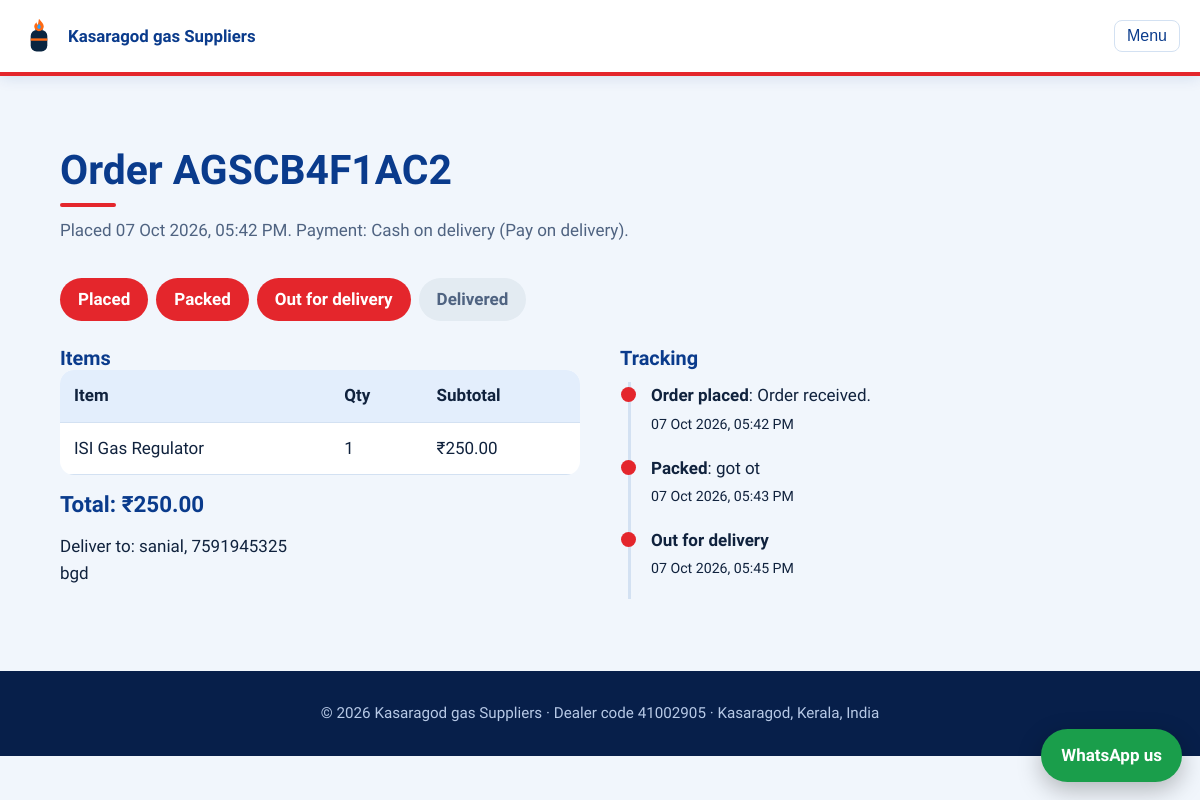
The app's page /shop/orders/AGSCB4F1AC2/ (signed in) with its own data.
### shop/models.py (models this page shows, shortened)
class Order(models.Model):
    STATUS = [("awaiting", "Awaiting payment"), ("placed", "Order placed"), ("packed", "Packed"),
              ("shipped", "Out for delivery"), ("delivered", "Delivered"), ("cancelled", "Cancelled")]
    METHODS = [("cod", "Cash on delivery"), ("online", "Online (Razorpay)")]
    PAYSTATUS = [("pending", "Pending"), ("paid", "Paid"), ("failed", "Failed"), ("cod", "Pay on delivery")]
    order_no = models.CharField(max_length=14, unique=True, editable=False, blank=True)
    user = models.ForeignKey(settings.AUTH_USER_MODEL, on_delete=models.CASCADE, related_name="shop_orders")
    name = models.CharField(max_length=80)
    phone = models.CharField(max_length=15)
    address = models.TextField()
    total = models.DecimalField(max_digits=10, decimal_places=2)
    payment_method = models.CharField(max_length=10, choices=METHODS, default="cod")
    payment_status = models.CharField(max_length=10, choices=PAYSTATUS, default="pending")
    status = models.CharField(max_length=12, choices=STATUS, default="awaiting")
    gateway_order_id = models.CharField(max_length=60, blank=True)
    gateway_payment_id = models.CharField(max_length=60, blank=True)
    confirmed = models.BooleanField(default=False)
    created = models.DateTimeField(auto_now_add=True)
    class Meta: ordering = ["-created"]

class OrderItem(models.Model):
    order = models.ForeignKey(Order, on_delete=models.CASCADE, related_name="items")
    product = models.ForeignKey(Product, on_delete=models.PROTECT)
    name = models.CharField(max_length=120)
    price = models.DecimalField(max_digits=8, decimal_places=2)
    qty = models.PositiveIntegerField()
    @property
    def subtotal(self): return self.price * self.qty

class TrackingEvent(models.Model):
    order = models.ForeignKey(Order, on_delete=models.CASCADE, related_name="events")
    status = models.CharField(max_length=12, choices=Order.STATUS)
    note = models.CharField(max_length=200, blank=True)
    created = models.DateTimeField(auto_now_add=True)
    class Meta: ordering = ["created"]

### shop/views.py (the view)
# urls.py: path("orders/<str:order_no>/", views.order_detail, name="order_detail"),
@login_required
def order_detail(request, order_no):
    o = get_object_or_404(Order, order_no=order_no)
    if o.user_id != request.user.id and role_of(request.user) not in ("staff", "manager"):
        raise PermissionDenied
    flow = [("placed", "Placed"), ("packed", "Packed"), ("shipped", "Out for delivery"), ("delivered", "Delivered")]
    keys = [k for k, _ in flow]
    cur = keys.index(o.status) if o.status in keys else -1
    steps = [(label, i <= cur) for i, (_, label) in enumerate(flow)]
    return render(request, "shop/order_detail.html", {"o": o, "steps": steps})

### accounts/utils.py (called while the page is built)
def role_of(user):
    if not user.is_authenticated: return None
    if user.is_superuser: return "manager"
    return Profile.objects.get_or_create(user=user)[0].role

def role_context(request):
    return {"role": role_of(request.user)}

### gas/context.py (called while the page is built)
def agency(request):
    return {"agency": settings.AGENCY}

### notices/context.py (called while the page is built)
def unread(request):
    u = getattr(request, "user", None)
    if u is not None and u.is_authenticated:
        return {"unread_count": Notification.objects.filter(user=u, read=False).count()}
    return {"unread_count": 0}

### shop/cart.py (called while the page is built)
    def count(self): return sum(self.d.values())

### shop/context.py (called while the page is built)
def cart_count(request):
    return {"cart_count": Cart(request).count()}

### templates/shop/order_detail.html (shortened to what this page needs)
{% extends "base.html" %}{% block content %}
<section><div class="wrap"><h2>Order {{ o.order_no }}</h2>
<p class="sub">Placed {{ o.created|date:"d M Y, h:i A" }}. Payment: {{ o.get_payment_method_display }} ({{ o.get_payment_status_display }}).</p>
{% if o.status == "cancelled" %}<p><span class="tag">Cancelled</span></p>
{% elif o.status == "awaiting" %}<p><span class="tag">Awaiting payment</span></p>
{% if o.payment_method == "online" %}<form method="post" action="{% url 'order_pay' o.order_no %}">{% csrf_token %}<button class="btn">Pay now</button></form>{% endif %}
{% else %}<div class="prog">{% for label,done in steps %}<span class="{% if done %}done{% endif %}">{{ label }}</span>{% endfor %}</div>{% endif %}
<br><div class="two"><div><h3>Items</h3><div class="scroll"><table class="tbl"><tr><th>Item</th><th>Qty</th><th>Subtotal</th></tr>
{% for i in o.items.all %}<tr><td>{{ i.name }}</td><td>{{ i.qty }}</td><td>&#8377;{{ i.subtotal|floatformat:2 }}</td></tr>{% endfor %}</table></div>
<p class="tot">Total: &#8377;{{ o.total|floatformat:2 }}</p><p>Deliver to: {{ o.name }}, {{ o.phone }}<br>{{ o.address }}</p></div>
<div><h3>Tracking</h3><ul class="tl">{% for e in o.events.all %}<li><b>{{ e.get_status_display }}</b>{% if e.note %}: {{ e.note }}{% endif %}<br><small>{{ e.created|date:"d M Y, h:i A" }}</small></li>
{% empty %}<li>Tracking starts after the order is confirmed.</li>{% endfor %}</ul></div></div></div></section>
{% endblock %}

### static/css/style.css (style rules this page uses)
:root { --navy:#0A2540;--flame:#FF6A13;--blue:#2BA3FF;--bg:#F3F7FA;--ink:#14263a;--mute:#5b6b7b;--card:#fff;--line:#d9e3ec }
* { box-sizing:border-box;margin:0 }
html { scroll-behavior:smooth }
body { font:17px/1.6 "Source Sans 3",system-ui,sans-serif;color:var(--ink);background:var(--bg) }
h1,h2,h3 { font-family:"Bricolage Grotesque","Segoe UI",sans-serif;line-height:1.1;color:var(--navy) }
.wrap { max-width:1120px;margin:auto;padding:0 20px }
section { padding:72px 0 }
section h2 { font-size:clamp(1.8rem,3.4vw,2.6rem);margin-bottom:10px }
.sub { color:var(--mute);margin-bottom:34px;max-width:60ch }
.two { display:grid;grid-template-columns:1fr 1fr;gap:40px }
.scroll { overflow-x:auto }
.tbl { width:100%;border-collapse:collapse;background:#fff;border-radius:14px;overflow:hidden }
.tbl th,.tbl td { padding:12px 14px;text-align:left;border-bottom:1px solid var(--line);vertical-align:top }
.tbl th { background:#eaf1f7 }
.tot { font:700 1.4rem "Bricolage Grotesque",sans-serif;color:var(--navy);margin:16px 0 }
.prog { display:flex;gap:8px;flex-wrap:wrap }
.prog span { padding:8px 18px;border-radius:999px;background:#e3ebf2;color:var(--mute);font-weight:600 }
.prog span.done { background:var(--flame);color:#fff }
.tl { list-style:none;padding:0;border-left:3px solid var(--line);margin:12px 0 0 8px }
.tl li { padding:0 0 18px 20px;position:relative }
.tl li:before { content:"";position:absolute;left:-10px;top:5px;width:15px;height:15px;border-radius:50%;background:var(--flame) }
:root { --navy:#0A3B8C;--flame:#E4262C;--blue:#1E88E5;--bg:#F1F6FC;--ink:#10223D;--mute:#4F6381;--line:#D3E1F2 }
body { background:var(--bg) }
section:not(.car) h2:after { content:"";display:block;width:56px;height:4px;border-radius:4px;background:var(--flame);margin-top:10px }
.tbl th { background:#E3EEFC }

### records on screen
Order: order_no "AGSCB4F1AC2", created "07 Oct 2026, 05:42 PM", payment_method "Cash on delivery", payment_status "Pay on delivery", total "250.00", name "sanial", phone "7591945325", address "bgd"
OrderItem: name "ISI Gas Regulator", qty "1", subtotal "250.00"
TrackingEvent: status "Order placed", note "Order received.", created "07 Oct 2026, 05:42 PM"
TrackingEvent: status "Packed", note "got ot", created "07 Oct 2026, 05:43 PM"
TrackingEvent: status "Out for delivery", created "07 Oct 2026, 05:45 PM"

### other values on screen
{{ agency.name }} "Kasaragod gas Suppliers"
{{ label }} "Placed" "Packed" "Out for delivery" "Delivered"
{{ agency.dealer_code }} "41002905"
{{ agency.address }} "Kasaragod, Kerala, India"
